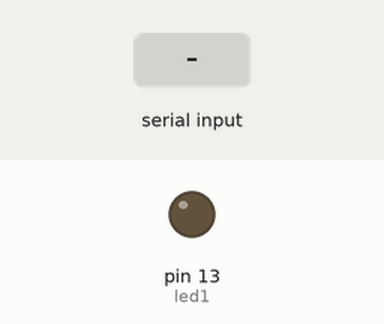
This sketch was run on a simulated Arduino Uno, built with avr-gcc and run on an emulated ATmega328P. Shown: output pins drawn as LEDs (lit = HIGH). The test bench sets the inputs (shaded band).

Above: at 1.2 s.
1.3 s: "a" received over Serial
At 2.4 s:
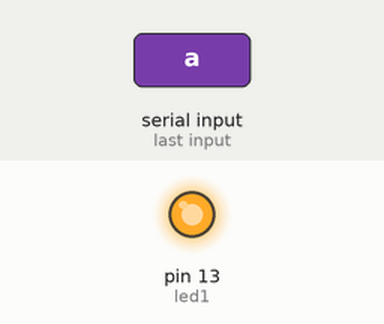
2.8 s: "1" received over Serial
At 3.5 s:
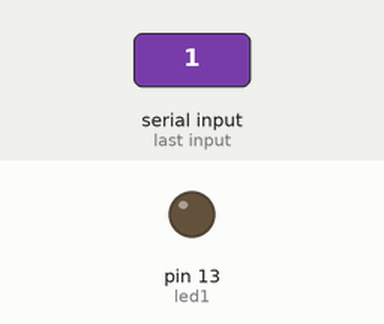
Timing chart, 0 to 5.8 s (numbered marks = the images above; inputs shaded):
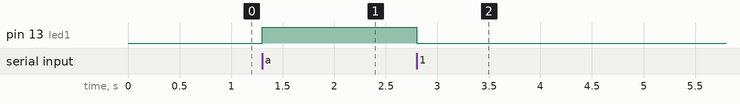

Measured:
- after the input at 1.3 s, pin 13 (led1): LOW → HIGH at once
- after the input at 2.8 s, pin 13 (led1): HIGH → LOW at once

The sketch:

readSerial-turnLED.ino
```cpp
int led1=13;
int var1;

void setup() {
  Serial.begin(9600);
  pinMode(led1,OUTPUT);

}

void loop() {
  // put your main code here, to run repeatedly:
  if(Serial.available()){
    var1=Serial.read();
    if(var1=='a'){
      digitalWrite(led1,HIGH);
    }
    else{
      digitalWrite(led1,LOW);
    }
  }
}
```
